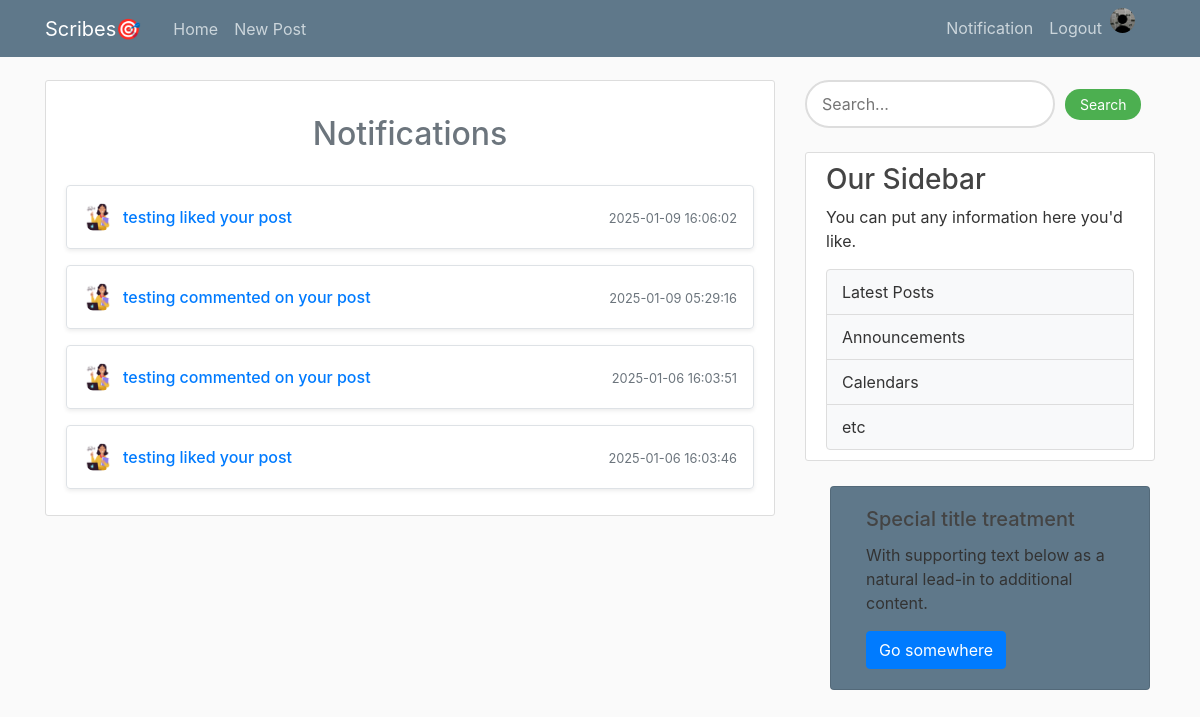
Before: /notification (signed in) with the older database file.
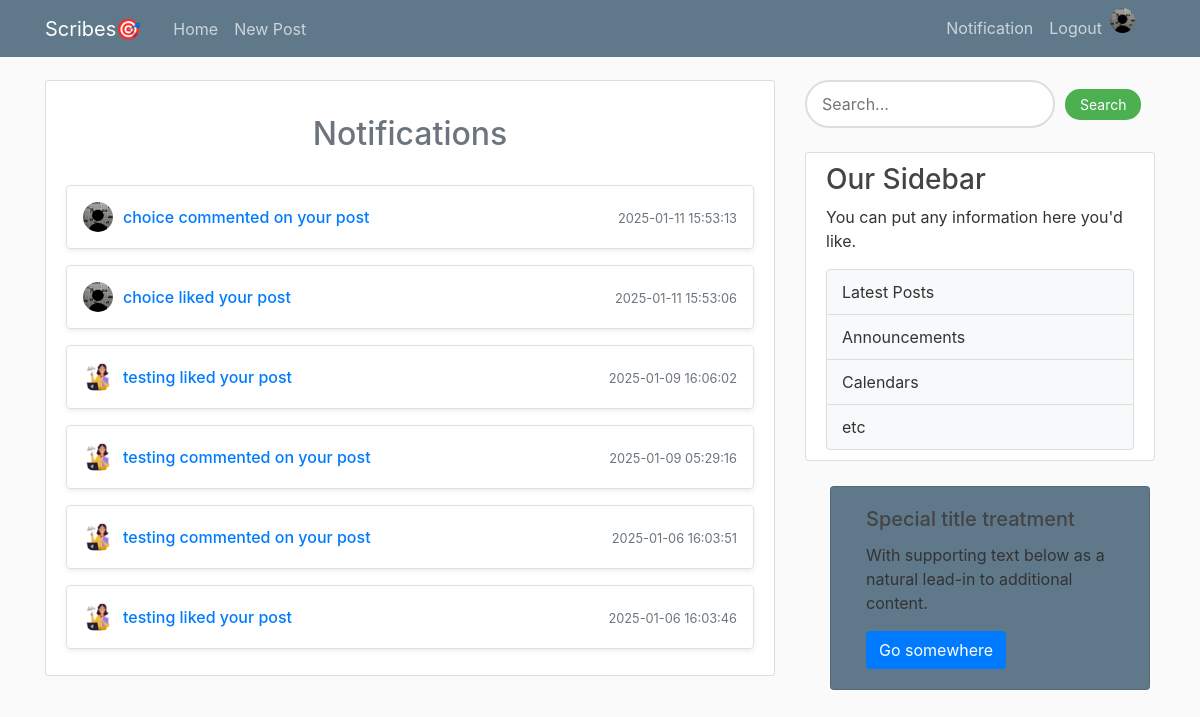
After: the same page with the newer database file.
### flaskblog/models.py (models this page shows, shortened)
class User(db.Model, UserMixin):
    id = db.Column(db.Integer, primary_key=True)
    username = db.Column(db.String(20), nullable=False, unique=True)
    email = db.Column(db.String(120), nullable=False, unique=True)
    image_file = db.Column(db.String(20), nullable=False, default='default.jpg')
    password = db.Column(db.String(60), nullable=False)
    posts = db.relationship('Post', backref='author', lazy=True)
    is_admin = db.Column(db.Boolean, nullable=False,default=False)
    Biography= db.Column(db.Text, nullable=False,default='Add A Brief Description About Yourself')
    def __repr__(self):
        return f"User('{self.username}', '{self.email}', '{self.image_file}','{self.is_admin}')"

class Notification(db.Model):
    id = db.Column(db.Integer, primary_key=True)
    user_id = db.Column(db.Integer, db.ForeignKey('user.id'), nullable=False)
    content = db.Column(db.Text, nullable=False)
    date = db.Column(db.DateTime, nullable=False, default=datetime.utcnow)
    initiator= db.Column(db.Integer, nullable=False,default=None)
    post_id = db.Column(db.Integer, db.ForeignKey('post.id'), nullable=False)
    user = db.relationship('User', backref=db.backref('notifications', lazy=True))
    post = db.relationship('Post', backref=db.backref('notifications', lazy=True))
    def __repr__(self):
         return f"Notification('{self.content}','{self.user}')"

### flaskblog/routes.py (the view)
@app.route('/notification', methods=['GET', 'POST'])
def notification():
    notifications = Notification.query.filter_by(user_id=current_user.id).order_by(Notification.date.desc()).limit(10).all()
    enriched_notifications = []
    for notification in notifications:
        initiator = User.query.get(notification.initiator)  # Fetch the initiator
        enriched_notifications.append({
            'notification': notification,
            'initiator': initiator
        })
        print(enriched_notifications)
    image_file = url_for('static', filename='profile_pics/' + current_user.image_file)
    return render_template('Notification.html',title='Notification',notifications=enriched_notifications,image_file=image_file)

### flaskblog/models.py (called while the page is built)
@login_manager.user_loader
def load_user(user_id):
    return User.query.get(int(user_id))

### flaskblog/templates/Notification.html
{% extends "layout.html" %}
{% block content %}
<div class="content-section">
    <div class="comments-section mt-4">
        <h2 class="text-center text-secondary"><a>Notifications</a></h2><br>
        {% for enriched_notification in notifications %}
            {% set notification = enriched_notification.notification %}
            {% set initiator = enriched_notification.initiator %}
            <div class="comments mb-3 p-3 rounded border shadow-sm">
                <div class="d-flex justify-content-between align-items-center">
                    <div class="d-flex align-items-center">
                        <img class="rounded-circle article-img2 me-2"
                             src="{{ url_for('static', filename='profile_pics/' + initiator.image_file) }}" alt="Profile Picture">
                        <div>
                            <h6 class="mb-0 text-primary">
                                <a href="{{ url_for('post_detail', title=notification.post.title) }}">
                                    {{ notification.content }}
                                </a>
                            </h6>
                        </div>
                    </div>
                    <div class="text-muted">
                        <small>
                            {{ notification.date.strftime('%Y-%m-%d %H:%M:%S') }}
                        </small>
                    </div>
                </div>
            </div>
        {% else %}
            <h3 class="text-primary text-center" style="color: #428bca;">No notification yet!</h3>
        {% endfor %}
    </div>
</div>
{% endblock content %}

Changed rows visible on the page:
now on this page (row unchanged): User: image_file (placeholder picture)
added Notification: content "choice commented on your post", date "2025-01-11 15:53:13"
added Notification: content "choice liked your post", date "2025-01-11 15:53:06"
